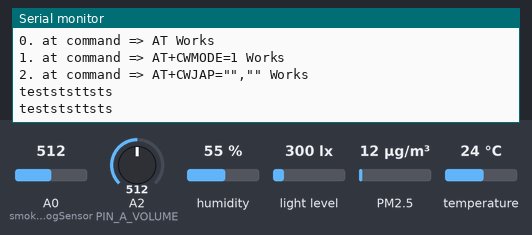
A sketch run on a simulated Arduino Uno, built with avr-gcc and run on an emulated ATmega328P. Parts: the last lines printed to the serial monitor. Wiring (inferred from the names in the program): dust sensor: data pin 8. The test bench sets the inputs (shaded band); at power-on: PM2.5 12 µg/m³, temperature 24 °C, A0 (smokeAnalogSensor) = 512, humidity 55 %, A2 (PIN_A_VOLUME) = 512, light level 300 lx. The modem accepts every AT command (registered, SIM ready, sends succeed) and sends nothing else.

Above: at 1.2 s.
1.3 s: PM2.5 set to 225 µg/m³
At 2.2 s:
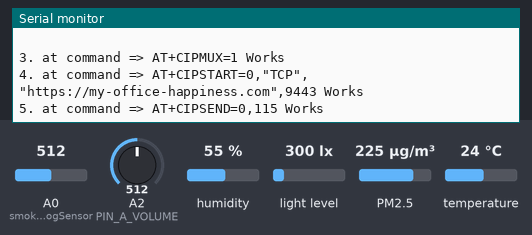
2.8 s: temperature set to 4 °C
At 4.0 s:
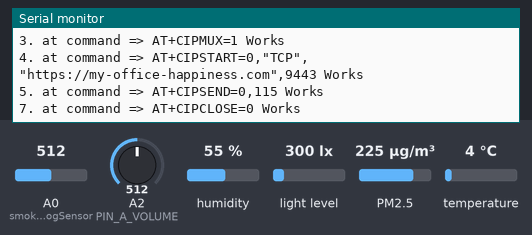
5.7 s: PM2.5 set to 75 µg/m³
At 6.52 s:
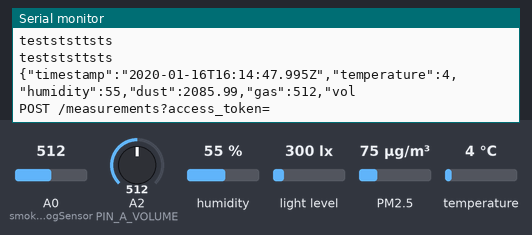
13.1 s: temperature set to 12 °C
At 17.8 s:
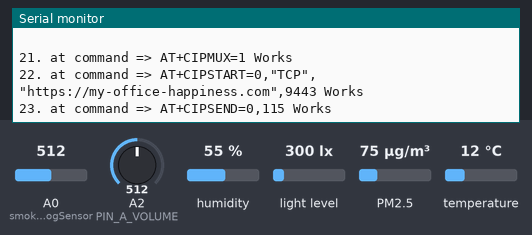
23.5 s: A0 (smokeAnalogSensor) set to 390
At 24.8 s:
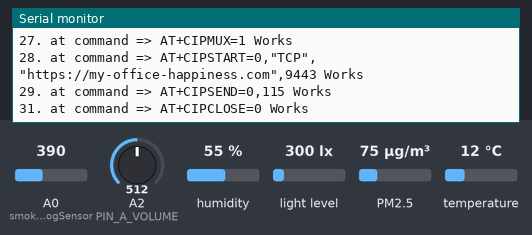
25.0 s: humidity set to 22 %
At 25.4 s:
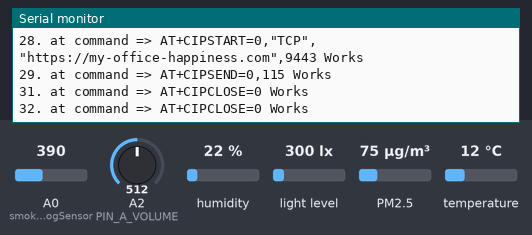

Measured:
- after the input at 13.1 s, the serial monitor: prints a new line after 3.7 s (image 4)

The sketch:

src.ino
```cpp
#include <ArduinoJson.h>
#include <SoftwareSerial.h>
#include <Wire.h>
#include <DHT.h>
#include <math.h>
#include <BH1750.h>
#include <Adafruit_BME280.h>

/*
 * List of constants for digital pins
 */
#define PIN_D_TEMP_N_HUM 2
#define BME_SCK 13
#define BME_MISO 12
#define BME_MOSI 11
#define BME_CS 10

/*
 * List of constants for analog pins
 */
#define PIN_A_GAS 0
#define PIN_A_VOLUME A2

/*
 * List of constants for code
 */
#define TEAM_NAME "Heisenberg"
#define DHTTYPE DHT22

/*
 * Code variables
 */
float humidityValue;
float temperatureValue;
float dustValue;
long soundMeter;
float digitalTemp;
float digitalHumidity;
float digitalPressure;
int pinDust = 8;
unsigned long duration;
unsigned long starttime;
unsigned long sampletime_ms = 1000;
unsigned long lowpulseoccupancy = 0;
float ratio = 0;
float concentration = 0;
int smokeAnalogSensor = A0;
int sensorThres = 400;
const byte rxPin = 4; // Wire this to Tx Pin of ESP8266
const byte txPin = 5; // Wire this to Rx Pin of ESP8266

String AP = "";   // AP NAME
String PASS = ""; // AP PASSWORD
String API = "";  // Write API KEY
String HOST = "https://my-office-happiness.com";
String PORT = "9443";
int countTrueCommand;
int countTimeCommand;
boolean found = false;
int valSensor = 1;

int idHomebase = 1;
// ESP8266
SoftwareSerial ESP8266(rxPin, txPin);
// temperature & humidity

DHT dht(PIN_D_TEMP_N_HUM, DHTTYPE);

// light
BH1750 lightMeter;

// digital temperature & humidity
Adafruit_BME280 bme(BME_CS, BME_MOSI, BME_MISO, BME_SCK);

void setup()
{
  // Define USB
  Serial.begin(9600);
  ESP8266.begin(9600);

  dht.begin();
  lightMeter.begin();
  Serial.print("Starting Codename Happiness for ");
  Serial.print(TEAM_NAME);
  Serial.print("...");
  Serial.println("");

  pinMode(pinDust, INPUT);
  starttime = millis();

  pinMode(smokeAnalogSensor, INPUT);

  if (!bme.begin())
  {
    Serial.println("Could not find a valid BME280 sensor, check wiring!");
  }

  sendCommand("AT", 5, "OK");
  sendCommand("AT+CWMODE=1", 5, "OK");
  sendCommand("AT+CWJAP=\"" + AP + "\",\"" + PASS + "\"", 20, "OK");
}

void sendCommand(String command, int maxTime, char readReplay[])
{
  Serial.print(countTrueCommand);
  Serial.print(". at command => ");
  Serial.print(command);
  Serial.print(" ");
  while (countTimeCommand < (maxTime * 1))
  {
    ESP8266.println(command);     // at+cipsend
    if (ESP8266.find(readReplay)) // ok
    {
      found = true;
      break;
    }

    countTimeCommand++;
  }

  if (found == true)
  {
    Serial.println("Works");
    countTrueCommand++;
    countTimeCommand = 0;
  }

  if (found == false)
  {
    Serial.println("Fail");
    countTrueCommand = 0;
    countTimeCommand = 0;
  }

  found = false;
}

float readHumidityDH11()
{
  humidityValue = dht.readHumidity();
  return float(humidityValue);
}

float readTemperatureDH11()
{
  temperatureValue = dht.readTemperature();
  return float(temperatureValue);
}

float readDigitalTemperature()
{
  digitalTemp = bme.readTemperature();
  return float(digitalTemp);
}

float readDigitalHumidity()
{
  digitalHumidity = bme.readHumidity();
  return float(digitalHumidity);
}

float readDigitalPressure()
{
  digitalPressure = bme.readPressure();
  return float(digitalPressure);
}

float gasDetection()
{
  int analogSensor = analogRead(smokeAnalogSensor);
  return float(analogSensor);
}

float soundLevelDetection()
{
  soundMeter = 0;
  for (byte i = 0; i < 32; i++)
  {
    soundMeter += analogRead(PIN_A_VOLUME);
  }
  soundMeter >>= 5;
  soundMeter = 20 * log10(analogRead(soundMeter));
  return float(soundMeter);
}

float lightIntensity()
{
  uint16_t lux = lightMeter.readLightLevel();
  return float(lux);
}

float dustLevelDetection()
{
  // Dust detection-----------------------------------------
  duration = pulseIn(pinDust, LOW);
  lowpulseoccupancy = lowpulseoccupancy + duration;
  if ((millis() - starttime) >= sampletime_ms)
  {
    ratio = lowpulseoccupancy / (sampletime_ms * 10.0);
    concentration = 1.1 * pow(ratio, 3) - 3.8 * pow(ratio, 2) + 520 * ratio + 0.62;
    return float(concentration);
    lowpulseoccupancy = 0;
    starttime = millis();
  }
}

void loop()
{
  //   String getData = "GET /update?api_key="+ API +"&field1="+readTemperatureDH11()+"&field2="+readHumidityDH11()+"&field3="+readDigitalTemperature()+"&field4="+readDigitalHumidity()+"&field5="+readDigitalPressure()+"&field6="+lightIntensity()+"&field7="+soundLevelDetection()+"&field8="+dustLevelDetection();
  //   sendCommand("AT+CIPMUX=1",5,"OK");
  //   sendCommand("AT+CIPSTART=0,\"TCP\",\""+ HOST +"\","+ PORT,15,"OK");
  //   sendCommand("AT+CIPSEND=0," +String(getData.length()+4),4,">");
  //   ESP8266.println(getData);delay(1500);countTrueCommand++;
  //   sendCommand("AT+CIPCLOSE=0",5,"OK");

  Serial.println("testststtsts ");

  StaticJsonDocument<100> doc;
  doc["timestamp"] = "2020-01-16T16:14:47.995Z";
  doc["temperature"] = readTemperatureDH11();
  doc["humidity"] = readHumidityDH11();
  doc["dust"] = dustLevelDetection();
  doc["gas"] = gasDetection();
  doc["volume"] = soundLevelDetection();
  doc["light"] = lightIntensity();
  doc["homebaseId"] = "1";

  Serial.println("testststtsts ");

  char buffer[100];
  serializeJson(doc, buffer);

  delay(1000);
  Serial.println(buffer);

  String getData = "POST /measurements?access_token="
                   " \r\nHost:" +
                   HOST + ":" + PORT + "\r\nContent-Type: application/json\r\n ";
  Serial.println(getData);

  sendCommand("AT+CIPMUX=1", 5, "OK");
  sendCommand("AT+CIPSTART=0,\"TCP\",\"" + HOST + "\"," + PORT, 15, "OK");
  sendCommand("AT+CIPSEND=0," + String(getData.length() + 4), 4, ">");
  ESP8266.println(getData);
  delay(1500);
  countTrueCommand++;
  sendCommand("AT+CIPCLOSE=0", 5, "OK");

  //  String uri = "/homebases/1/measurements";
  //  String  data = "temperature=" + readTemperatureDH11() +
  //    "&humidity=" + readHumidityDH11() +
  //    "&dust=" + dustLevelDetection() +
  //    "&gas=" + readDigitalPressure() +
  //    "&volume=" + soundLevelDetection() +
  //    "&light=" + lightIntensity() +
  //    "&homebaseId=1" +
  //    "&timestamp=2020-01-16T16:37:41.138Z";
  //  String postRequest =
  //    "POST " + uri + " HTTP/1.0\r\n" +
  //    "Host: " + HOST + "\r\n" +
  //    "Accept: *" + "/" + "*\r\n" +
  //    "Content-Length: " + data.length() + "\r\n" +
  //    "Content-Type: application/x-www-form-urlencoded\r\n" +
  //    "\r\n" + data;
  //   sendCommand("AT+CIPMUX=1",5,"OK");
  //   sendCommand("AT+CIPSTART=0,\"TCP\",\""+ HOST +"\","+ PORT,15,"OK");
  //   sendCommand("AT+CIPSEND=" +String(postRequest.length()+4),4,">");
  //   //ESP8266.println(postRequest);delay(1500);countTrueCommand++;
  //

  if (ESP8266.find(">"))
  {
    Serial.println("Sending..");
    ESP8266.println(getData);
    delay(1500);
    countTrueCommand++;
    if (ESP8266.find("SEND OK"))
    {
      Serial.println("Packet sent");
    }
  }
  sendCommand("AT+CIPCLOSE=0", 5, "OK");

  delay(1000);
}
```
